Frame 1 (no input): blank canvas, image omitted
Frame 60 (no input): blank canvas, image omitted
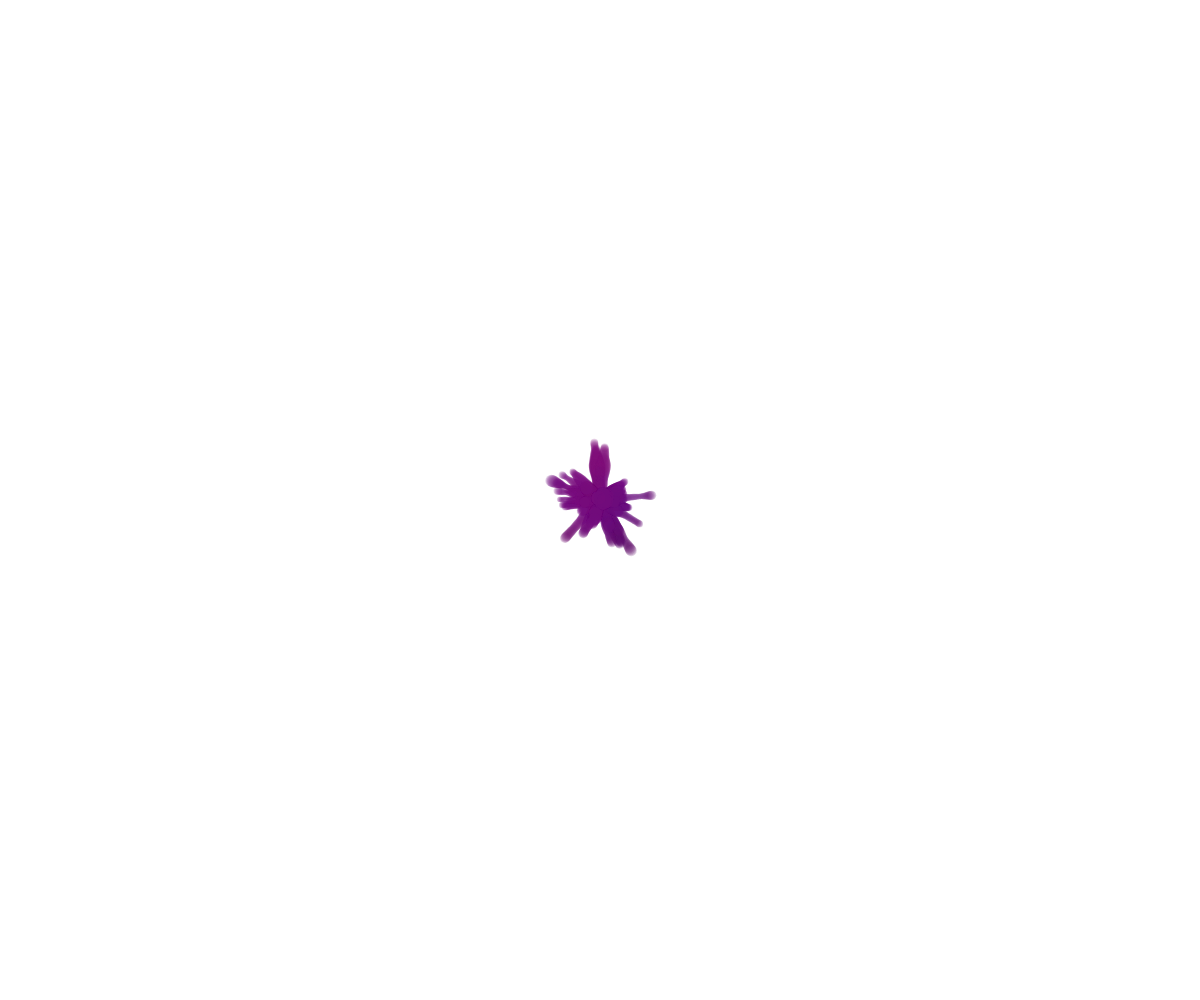
Frame 120 (the mouse pressed at the canvas centre since frame 60)

The p5.js sketch whose frames 1 and 60 were blank and that drew this single picture after the mouse press (run headless with seeded random() and noise() and a simulated clock; from frame 60 on, the mouse is pressed at the canvas centre):

// p5.js sketch
// ── sketch.js
let walker, walkers;
walkers = [];

function setup() {
  createCanvas(windowWidth, windowHeight);
  background(255);
}

function mousePressed() {
  for (let i = 0; i < 50; i++) {
    walkers.push(new Walker(mouseX, mouseY));
  }

}

function draw() {
  blendMode(BLEND);

  for (let i = 0; i < walkers.length; i++) {
    walkers[i].move();
    walkers[i].display();

  }

}


// ── walker.js
let red, blue, green, rN, gN, bN, Sz, dirX, dirY, xn, yn;

function Walker(x, y) {
    dirX = 0.005;
    dirY = 0.005;

    // This is 
    this.pos = createVector(x, y);
    xn = noise(this.pos.x * dirX, this.pos.y * dirY) * 100;
    yn = noise(this.pos.x * dirX, this.pos.y * dirY) * 300;
    this.vel = p5.Vector.random2D();
    this.vel.mult(random(1, -1));

    this.display = function () {
        red = 0.003;
        green = 0.002;
        blue = 0.004;
        let nsz = 0.03;

        rN = noise(this.pos.x * red, this.pos.y * red) * 250;
        gN = noise(this.pos.x * green, this.pos.y * green) * 50;
        bN = noise(this.pos.x * blue, this.pos.y * blue) * 255;
        Sz = noise(this.pos.x * nsz, this.pos.y * nsz) * 20;

        strokeWeight(Sz);
        stroke(rN, gN, bN, 50);
        // fill(rN, gN, bN);
        point(this.pos.x, this.pos.y);
    };

    this.move = function () {
        this.pos.add(this.vel);
    };
}
